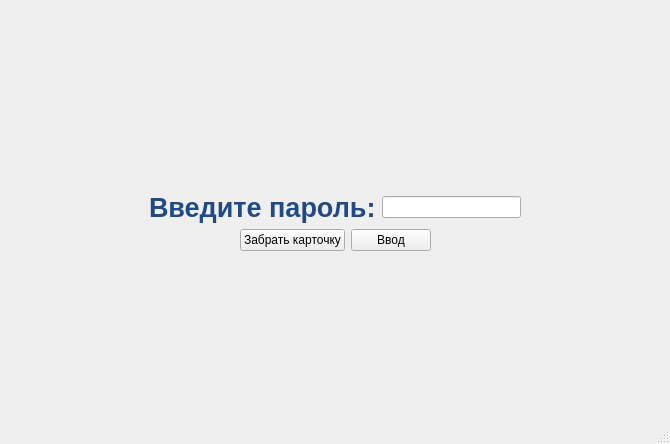
<?xml version="1.0" encoding="UTF-8"?>
<ui version="4.0">
 <class>MainWindow</class>
 <widget class="QMainWindow" name="MainWindow">
  <property name="geometry">
   <rect>
    <x>0</x>
    <y>0</y>
    <width>670</width>
    <height>444</height>
   </rect>
  </property>
  <property name="windowTitle">
   <string>MainWindow</string>
  </property>
  <widget class="QWidget" name="centralwidget">
   <layout class="QVBoxLayout" name="verticalLayout">
    <item>
     <spacer name="verticalSpacer_2">
      <property name="orientation">
       <enum>Qt::Vertical</enum>
      </property>
      <property name="sizeHint" stdset="0">
       <size>
        <width>20</width>
        <height>40</height>
       </size>
      </property>
     </spacer>
    </item>
    <item>
     <widget class="QLabel" name="label_2">
      <property name="text">
       <string/>
      </property>
     </widget>
    </item>
    <item>
     <layout class="QHBoxLayout" name="horizontalLayout">
      <item>
       <spacer name="horizontalSpacer_2">
        <property name="orientation">
         <enum>Qt::Horizontal</enum>
        </property>
        <property name="sizeHint" stdset="0">
         <size>
          <width>40</width>
          <height>20</height>
         </size>
        </property>
       </spacer>
      </item>
      <item>
       <widget class="QLabel" name="label">
        <property name="text">
         <string>&lt;html&gt;&lt;head/&gt;&lt;body&gt;&lt;p&gt;&lt;span style=&quot; font-size:20pt; font-weight:600; color:#204a87;&quot;&gt;Введите пароль:&lt;/span&gt;&lt;/p&gt;&lt;/body&gt;&lt;/html&gt;</string>
        </property>
       </widget>
      </item>
      <item>
       <widget class="QLineEdit" name="pass"/>
      </item>
      <item>
       <spacer name="horizontalSpacer_3">
        <property name="orientation">
         <enum>Qt::Horizontal</enum>
        </property>
        <property name="sizeHint" stdset="0">
         <size>
          <width>40</width>
          <height>20</height>
         </size>
        </property>
       </spacer>
      </item>
     </layout>
    </item>
    <item>
     <layout class="QHBoxLayout" name="horizontalLayout_2">
      <item>
       <spacer name="horizontalSpacer">
        <property name="orientation">
         <enum>Qt::Horizontal</enum>
        </property>
        <property name="sizeHint" stdset="0">
         <size>
          <width>40</width>
          <height>20</height>
         </size>
        </property>
       </spacer>
      </item>
      <item>
       <widget class="QPushButton" name="exit">
        <property name="text">
         <string>Забрать карточку</string>
        </property>
       </widget>
      </item>
      <item>
       <widget class="QPushButton" name="enter">
        <property name="text">
         <string>Ввод</string>
        </property>
       </widget>
      </item>
      <item>
       <spacer name="horizontalSpacer_4">
        <property name="orientation">
         <enum>Qt::Horizontal</enum>
        </property>
        <property name="sizeHint" stdset="0">
         <size>
          <width>40</width>
          <height>20</height>
         </size>
        </property>
       </spacer>
      </item>
     </layout>
    </item>
    <item>
     <spacer name="verticalSpacer">
      <property name="orientation">
       <enum>Qt::Vertical</enum>
      </property>
      <property name="sizeHint" stdset="0">
       <size>
        <width>20</width>
        <height>40</height>
       </size>
      </property>
     </spacer>
    </item>
   </layout>
  </widget>
  <widget class="QMenuBar" name="menubar">
   <property name="geometry">
    <rect>
     <x>0</x>
     <y>0</y>
     <width>670</width>
     <height>22</height>
    </rect>
   </property>
  </widget>
  <widget class="QStatusBar" name="statusbar"/>
 </widget>
 <resources/>
 <connections/>
</ui>
